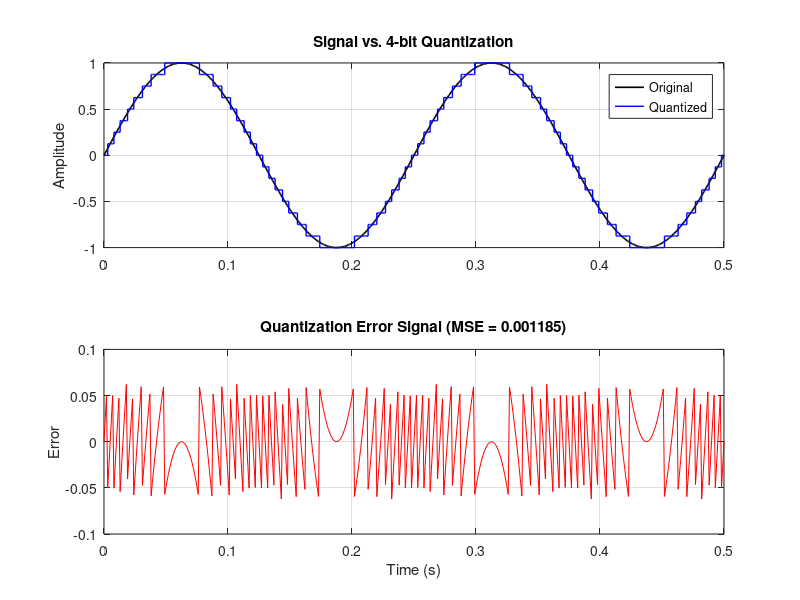

This chart was generated by the following MATLAB code:
% --- Problem 8: Quantization Error Analysis ---
fs = 1000;                    % High sampling frequency for "smooth" signal
t = 0:1/fs:0.5;               % 0.5 seconds of data
f = 4;                        % 4 Hz sine wave
x = sin(2 * pi * f * t);      % Original signal

% 1. Quantization Setup
n_bits = 4;                   % 4-bit quantization (16 levels)
Vmax = 1; Vmin = -1;
L = 2^n_bits;
delta = (Vmax - Vmin) / L;    % Step size

% 2. Quantize the signal
% Shift to [0, Range], scale by delta, round, then shift back
xq = round(x / delta) * delta;

% 3. Compute Quantization Error
q_error = x - xq;

% 4. Calculate Mean Squared Error (MSE)
% MSE = (1/N) * sum((original - quantized)^2)
mse_val = mean(q_error.^2);

% --- Plotting ---
figure('Name', 'Problem 8: Quantization Error Analysis');

% Subplot 1: Signal Comparison
subplot(2,1,1);
plot(t, x, 'k', 'LineWidth', 1.2); hold on;
stairs(t, xq, 'b', 'LineWidth', 1);
grid on;
title(['Signal vs. ', num2str(n_bits), '-bit Quantization']);
legend('Original', 'Quantized');
ylabel('Amplitude');

% Subplot 2: Error Signal
subplot(2,1,2);
plot(t, q_error, 'r');
grid on;
title(['Quantization Error Signal (MSE = ', num2str(mse_val, '%.6f'), ')']);
xlabel('Time (s)');
ylabel('Error');

% Display MSE in Command Window
fprintf('The Mean Squared Error (MSE) for %d bits is: %f\n', n_bits, mse_val);
